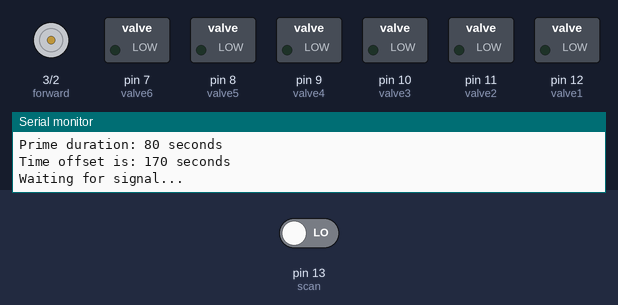
Bench run of a sketch on a simulated Arduino Uno, built with avr-gcc and run on an emulated ATmega328P. Shown: motor-driver pin pairs drawn as motors (green arrow = first pin HIGH = forward, orange = second pin HIGH = backward, longer = more drive), switched loads named in the sketch (green lamp = pin HIGH), the last lines printed to the serial monitor. The test bench sets the inputs (shaded band); at power-on: pin 13 (scan) LOW.

Above: at 1.2 s.
1.3 s: pin 13 (scan) driven HIGH
At 2.92 s:
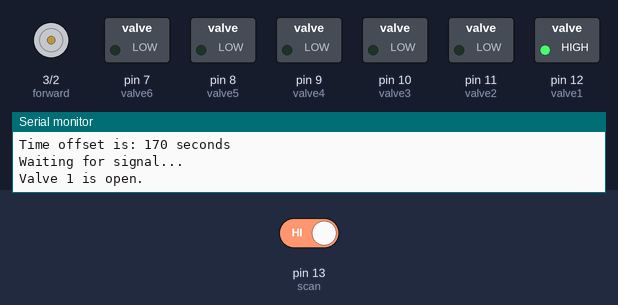
At 3.5 s:
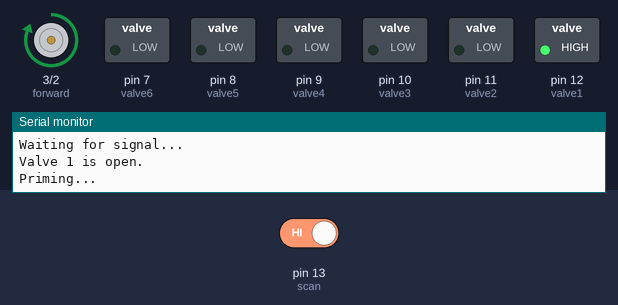
Timing chart, 0 to 5.0 s (numbered marks = the images above; inputs shaded):
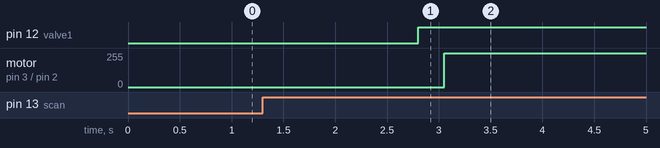

The sketch:

WaterSampler_Autostart.ino
```cpp
// Enter number of valves to be used:
const int valveMax = 4;

// *****Use tubing of 75ft. length or less*****  -> spectrometer delay does not allow enough time to draw completely through 100 ft. lengths.

// Enter length of line attached to Valve 1:
const int length1 = 25;

// Enter length of line attached to Valve 2:
const int length2 = 25;

// Enter length of line attached to Valve 3:
const int length3 = 50;

// Enter length of line attached to Valve 4:
const int length4 = 75;

// Enter length of line attached to Valve 5:
const int length5 = 0;

// Enter length of line attached to Valve 6:
const int length6 = 0;


// *****************ENSURE THAT THE SPECTROMETER DELAY IS SET TO 250 SECONDS****************************************

//-----------------------------------------------------------------------------------------------------------------------------------------------------------

const int forward = 3;          // Runs pump forward/prime
const int reverse = 2;          // Runs pump in reverse/purge
const int scan = 13;            // Input signal from s::can computer
const int cycleTime = 10000;     // Duration of time pause during scan
const int signalTime = 1500;    // Duration of s::can signal required to progress cycle -- subtract 1000ms from intended duration for processing time
int inputMode = 0;              // Stores input state from s::can computer. 0 is "off", 1 is "on".
int count = 1;                  // Tracks number of pump/purge cycles. Used to determine which valve is open per cycle.
int countMax;                   // The number of valves to be used for a testing cycle; limits loop to include only used valves
int valve;                      // Represents specific valves based on cycle count
long prepTime;                  // Represents water line prime/purge time duration based on cycle count
long timeBalance;               // Used to increase duration of cycleTime - adds difference of 250 seconds and prepTime

// Designates valves to corresponding input pins
const int valve1 = 12;
const int valve2 = 11;
const int valve3 = 10;
const int valve4 = 9;
const int valve5 = 8;
const int valve6 = 7;

// The duration of time to prep (prime/purge) the water line associated with
// each valve. Determined by function setTime.
long prepTime1;
long prepTime2;
long prepTime3;
long prepTime4;
long prepTime5;
long prepTime6;


void setup() {

  Serial.begin(9600);
  pinMode(forward, OUTPUT);
  pinMode(reverse, OUTPUT);
  pinMode(valve1, OUTPUT);
  pinMode(valve2, OUTPUT);
  pinMode(valve3, OUTPUT);
  pinMode(valve4, OUTPUT);
  pinMode(valve5, OUTPUT);
  pinMode(valve6, OUTPUT);
  pinMode(scan, INPUT);          // Receives signal from s::can computer

  digitalWrite(valve1, LOW);
  digitalWrite(valve2, LOW);
  digitalWrite(valve3, LOW);
  digitalWrite(valve4, LOW);
  digitalWrite(valve5, LOW);
  digitalWrite(valve6, LOW);
}

void loop(){

  // Sets up int "valve" to be used in place of individual valves.
  // Allows single routine to control operation of all valves.
  // Exits routine if count exceeds number of usable valves.
  if(count==1){valve=valve1; prepTime=setTime(length1);}
  else if(count==2){valve=valve2; prepTime=setTime(length2);}
  else if(count==3){valve=valve3; prepTime=setTime(length3);}
  else if(count==4){valve=valve4; prepTime=setTime(length4);}
  else if(count==5){valve=valve5; prepTime=setTime(length5);}
  else if(count==6){valve=valve6; prepTime=setTime(length6);}
  timeBalance = 250000 - prepTime;

  // Display how many input lines are connected, which input line is currently in use, how long the pump will run, and the delay between pump shut-off and spectrometer scan
  Serial.print("Number of valves used: ");
  Serial.println(valveMax);
  Serial.print("Valve in use: ");
  Serial.println(count);
  Serial.print("Prime duration: ");
  Serial.print(prepTime/1000);
  Serial.println(" seconds");
  Serial.print("Time offset is: ");
  Serial.print(timeBalance/1000);
  Serial.println(" seconds");

  Serial.println("\nWaiting for signal...\n");

  // Program will wait until s::can signal detected
  // Saves 0 or 1 to variable 'inputMode'
  // Requires function scanInput
  inputMode = scanInput();

  //*****Functional routine*****
  //Valves closed on LOW, open on HIGH

  // When the trigger signal is detected (scanInput returns 1)
  if(inputMode==1){
    // Valve opens, 0.5-second delay, pump engages forward
    digitalWrite(valve, HIGH);
    Serial.print("Valve ");
    Serial.print(count);
    Serial.println(" is open.\n");
    delay(250);
    Serial.println("Priming...\n");
    digitalWrite(forward, HIGH);
    delay(prepTime);

    // Begin test cycle: valve stays open, pump stops for testing
    Serial.println("Testing...\n");
    digitalWrite(forward, LOW);
    digitalWrite(valve, LOW);
    delay(cycleTime+(250000-prepTime));

    // Purge open valve
    Serial.println("Purging...\n");
    digitalWrite(valve, HIGH);
    delay(250);
    digitalWrite(reverse,HIGH);
    delay(15000);                      // 15 seconds
    digitalWrite(reverse,LOW);
    delay(250);

    // Closes valve
    digitalWrite(valve,LOW);
    Serial.print("Valve ");
    Serial.print(count);
    Serial.println(" is closed.\n");

    // When cycle is complete: reset inputMode, increase count, (if last valve has ben used) return to first valve
    inputMode = 0;
    count++;
    if(count > valveMax){count = 1;}
  }
}


//********************FUNCTIONS********************

  // This function returns a time duration based on a distance entered by the user.
  // It does not requre require a variable when called by parent function.
  // If  unput distance is less than 0 or greater than 100, the user will be prompted
  // with a message to reenter a value that falls within the range.
  // ENSURE THAT THE SPECTROMETER DELAY IS SET TO 250 SECONDS

long setTime(int duration){

  long millisecs;

  if((duration > 0) && (duration <= 25)){millisecs = 80000;}
  else if((duration > 25) && (duration < 50)){millisecs = 140000;}
  else if((duration >= 50) && (duration <= 75)){millisecs = 200000;}
  //else if((duration >= 75) && (duration <= 100)){millisecs = 250000;}  **Left in case smaller-diameter tubing is used and draw time decreases**
  return millisecs;
}

//--------------------------------------------------------------------------------------------------

  // Checks for signal input from S::CAN terminal
  // **Try using code chunk from previous code**

int scanInput(){
  here:
  int test = digitalRead(scan);
  if(test==HIGH){
    delay(signalTime);
    test = digitalRead(scan);
    if(test==HIGH){
      return 1;
      Serial.println("ok");
    }
  }
  goto here;
}
```

Measured:
- after the input at 1.3 s, pin 12 (valve1): LOW → HIGH after 1.5 s; motor on pin 3 (forward) / pin 2 (reverse): stopped → forward 255/255 after 1.8 s
